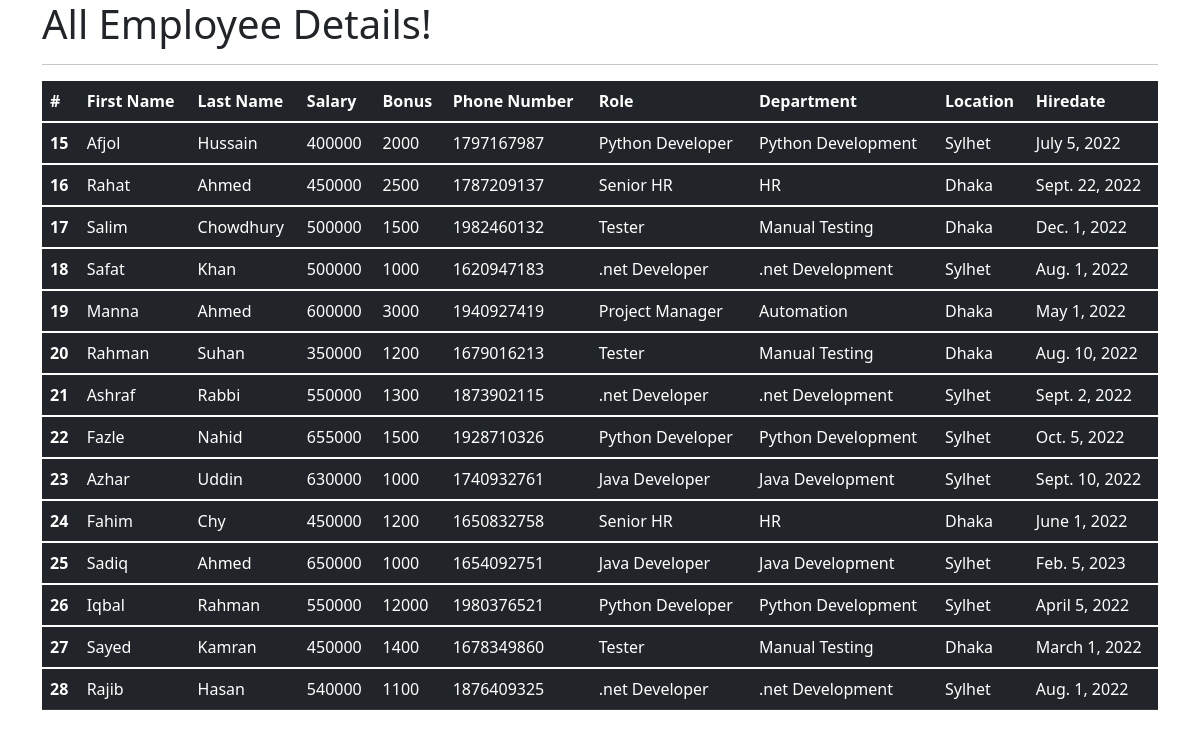
The page /all_emp on the database as committed earlier.
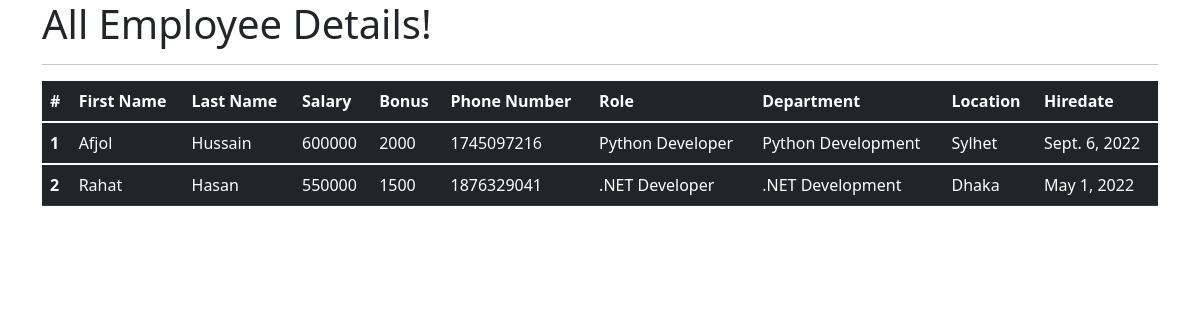
The same page on the database as committed later.
### emp_app/models.py (models this page shows, shortened)
class Employee(models.Model):
    first_name = models.CharField(max_length=100, null=False)
    last_name = models.CharField(max_length=100)
    dept = models.ForeignKey(Department, on_delete=models.CASCADE)
    salary = models.IntegerField(default=0)
    bonus = models.IntegerField(default=0)
    role = models.ForeignKey(Role, on_delete=models.CASCADE)
    phone = models.IntegerField(default=0)
    hire_date = models.DateField()
    def __str__(self):
        return "%s %s %s" %(self.first_name, self.last_name, self.phone)

class Role(models.Model):
    name = models.CharField(max_length=100, null=False)

class Department(models.Model):
    name = models.CharField(max_length=100,null=False)
    location = models.CharField(max_length=100)

### emp_app/views.py (the view)
# urls.py: path('all_emp', views.all_emp, name='all_emp'),
def all_emp(request):
    emps = Employee.objects.all()
    context = {
        'emps': emps
    }
    print(context)
    return render(request, 'view_all_emp.html', context)

### emp_app/templates/view_all_emp.html (shortened to what this page needs)
<!DOCTYPE html>
<html lang="en">
<head>
  <link href="https://cdn.jsdelivr.net/npm/bootstrap@5.1.3/dist/css/bootstrap.min.css" rel="stylesheet">
</head>
  <body>
  <div class="container">
          <h1>All Employee Details!</h1>
      <hr>
     <table class="table table-dark">
  <thead>
    <tr>
      <th scope="col">#</th>
      <th scope="col">First Name</th>
      <th scope="col">Last Name</th>
      <th scope="col">Salary</th>
      <th scope="col">Bonus</th>
      <th scope="col">Phone Number</th>
      <th scope="col">Role</th>
      <th scope="col">Department</th>
      <th scope="col">Location</th>
      <th scope="col">Hiredate</th>
    </tr>
  </thead>
         {% for emp in emps %}
  <tbody>
    <tr>
      <th scope="row">{{emp.id}}</th>
      <td>{{emp.first_name}}</td>
      <td>{{emp.last_name}}</td>
      <td>{{emp.salary}}</td>
      <td>{{emp.bonus}}</td>
      <td>{{emp.phone}}</td>
      <td>{{emp.role.name}}</td>
      <td>{{emp.dept.name}}</td>
      <td>{{emp.dept.location}}</td>
      <td>{{emp.hire_date}}</td>
    </tr>
  </tbody>
         {% endfor %}
</table>
  </div>
  </body>
</html>

Rows that differ between the two databases and show on the page:
removed Employee: id "15", first_name "Afjol", last_name "Hussain", salary "400000", bonus "2000", phone "1797167987", role.name "Python Developer", dept.name "Python Development", dept.location "Sylhet", hire_date "July 5, 2022"
removed Employee: id "16", first_name "Rahat", last_name "Ahmed", salary "450000", bonus "2500", phone "1787209137", role.name "Senior HR", dept.name "HR", dept.location "Dhaka", hire_date "Sept. 22, 2022"
removed Employee: id "17", first_name "Salim", last_name "Chowdhury", salary "500000", bonus "1500", phone "1982460132", role.name "Tester", dept.name "Manual Testing", dept.location "Dhaka", hire_date "Dec. 1, 2022"
removed Employee: id "18", first_name "Safat", last_name "Khan", salary "500000", bonus "1000", phone "1620947183", role.name ".net Developer", dept.name ".net Development", dept.location "Sylhet", hire_date "Aug. 1, 2022"
removed Employee: id "19", first_name "Manna", last_name "Ahmed", salary "600000", bonus "3000", phone "1940927419", role.name "Project Manager", dept.name "Automation", dept.location "Dhaka", hire_date "May 1, 2022"
removed Employee: id "20", first_name "Rahman", last_name "Suhan", salary "350000", bonus "1200", phone "1679016213", role.name "Tester", dept.name "Manual Testing", dept.location "Dhaka", hire_date "Aug. 10, 2022"
removed Employee: id "21", first_name "Ashraf", last_name "Rabbi", salary "550000", bonus "1300", phone "1873902115", role.name ".net Developer", dept.name ".net Development", dept.location "Sylhet", hire_date "Sept. 2, 2022"
removed Employee: id "22", first_name "Fazle", last_name "Nahid", salary "655000", bonus "1500", phone "1928710326", role.name "Python Developer", dept.name "Python Development", dept.location "Sylhet", hire_date "Oct. 5, 2022"
removed Employee: id "23", first_name "Azhar", last_name "Uddin", salary "630000", bonus "1000", phone "1740932761", role.name "Java Developer", dept.name "Java Development", dept.location "Sylhet", hire_date "Sept. 10, 2022"
removed Employee: id "24", first_name "Fahim", last_name "Chy", salary "450000", bonus "1200", phone "1650832758", role.name "Senior HR", dept.name "HR", dept.location "Dhaka", hire_date "June 1, 2022"
removed Employee: id "25", first_name "Sadiq", last_name "Ahmed", salary "650000", bonus "1000", phone "1654092751", role.name "Java Developer", dept.name "Java Development", dept.location "Sylhet", hire_date "Feb. 5, 2023"
removed Employee: id "26", first_name "Iqbal", last_name "Rahman", salary "550000", bonus "12000", phone "1980376521", role.name "Python Developer", dept.name "Python Development", dept.location "Sylhet", hire_date "April 5, 2022"
removed Employee: id "27", first_name "Sayed", last_name "Kamran", salary "450000", bonus "1400", phone "1678349860", role.name "Tester", dept.name "Manual Testing", dept.location "Dhaka", hire_date "March 1, 2022"
removed Employee: id "28", first_name "Rajib", last_name "Hasan", salary "540000", bonus "1100", phone "1876409325", role.name ".net Developer", dept.name ".net Development", dept.location "Sylhet", hire_date "Aug. 1, 2022"
added Employee: id "1", first_name "Afjol", last_name "Hussain", salary "600000", bonus "2000", phone "1745097216", role.name "Python Developer", dept.name "Python Development", dept.location "Sylhet", hire_date "Sept. 6, 2022"
added Employee: id "2", first_name "Rahat", last_name "Hasan", salary "550000", bonus "1500", phone "1876329041", role.name ".NET Developer", dept.name ".NET Development", dept.location "Dhaka", hire_date "May 1, 2022"
